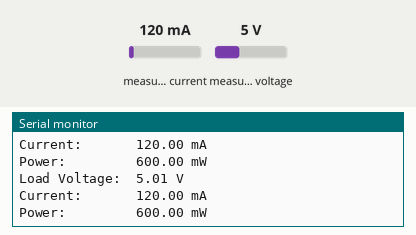
The sketch below on a simulated Arduino Uno, built with avr-gcc and run on an emulated ATmega328P. On the bench: the last lines printed to the serial monitor. The test bench sets the inputs (shaded band); at power-on: measured current 120 mA, measured voltage 5 V.

Above: at 1.2 s.
1.3 s: measured current set to 40 mA
At 2.6 s:
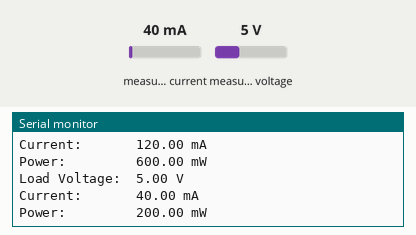
2.8 s: measured voltage set to 0.3 V
At 3.9 s:
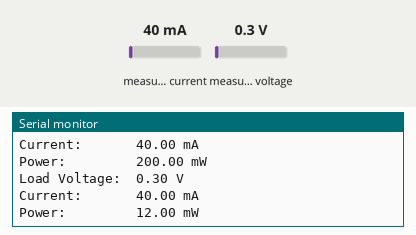
4.3 s: measured current set to 500 mA
At 5.5 s:
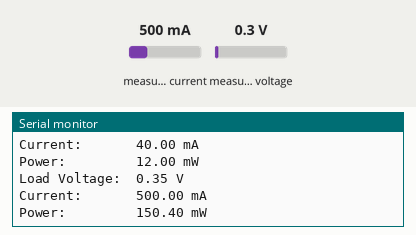
Timing chart, 0 to 7.3 s (numbered marks = the images above; inputs shaded):
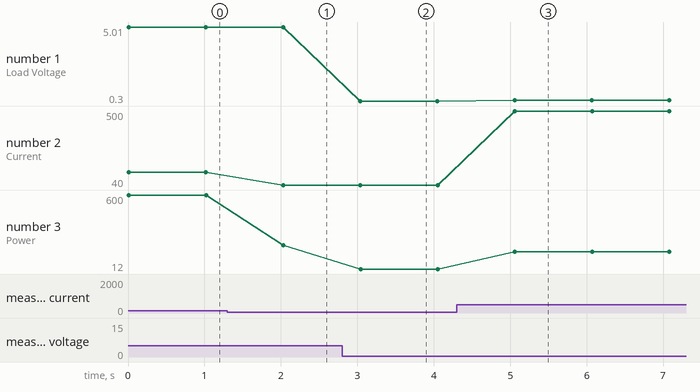

The sketch:

monitor_power.ino
```cpp
#include <Wire.h>
#include <Adafruit_INA219.h>

Adafruit_INA219 ina219;
float shuntvoltage = 0;
float busvoltage = 0;
float current_mA = 0;
float loadvoltage = 0;
float power_mW = 0;

void setup() {
  Serial.begin(115200);
  while (!Serial) {
      delay(1);
  }
  ina219.begin();
  ina219.setCalibration_32V_1A();
}

void loop() {
  shuntvoltage = ina219.getShuntVoltage_mV();
  busvoltage = ina219.getBusVoltage_V();
  current_mA = ina219.getCurrent_mA();
  power_mW = ina219.getPower_mW();
  loadvoltage = busvoltage + (shuntvoltage / 1000);
  Serial.print("Load Voltage:  "); Serial.print(loadvoltage); Serial.println(" V");
  Serial.print("Current:       "); Serial.print(current_mA);  Serial.println(" mA");
  Serial.print("Power:         "); Serial.print(power_mW);    Serial.println(" mW");
  Serial.println();
  delay(1000);
}
```

Measured:
- after the input at 1.3 s, the serial monitor: prints a new line after 0.73 s (image 1)
- after the input at 2.8 s, the serial monitor: prints a new line after 0.24 s (image 2)
- after the input at 4.3 s, the serial monitor: prints a new line after 0.76 s (image 3)
- plotted number 1: 5.01 → 5 after the input at 1.3 s, 5 → 0.3 after the input at 2.8 s, 0.3 → 0.35 after the input at 4.3 s
- plotted number 2: 120 → 40 after the input at 1.3 s, 40 → 500 after the input at 4.3 s
- plotted number 3: 600 → 200 after the input at 1.3 s, 200 → 12 after the input at 2.8 s, 12 → 150.4 after the input at 4.3 s
